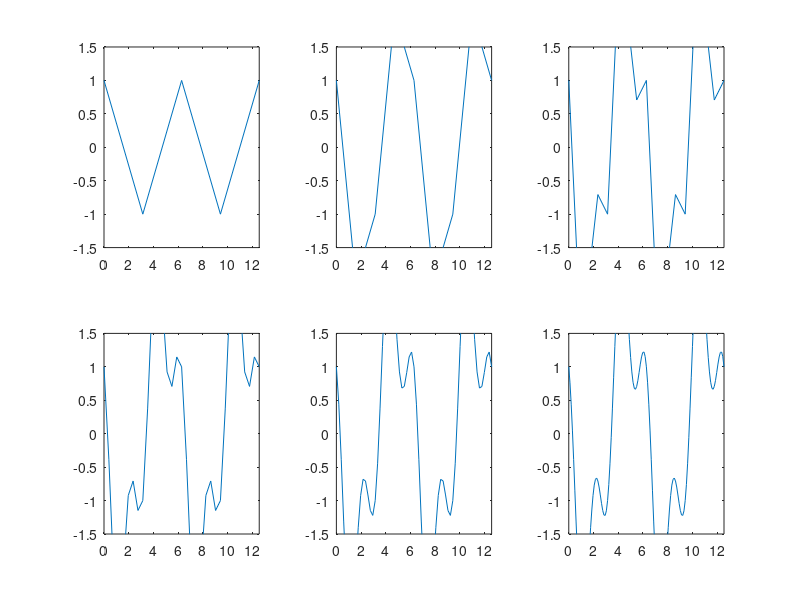
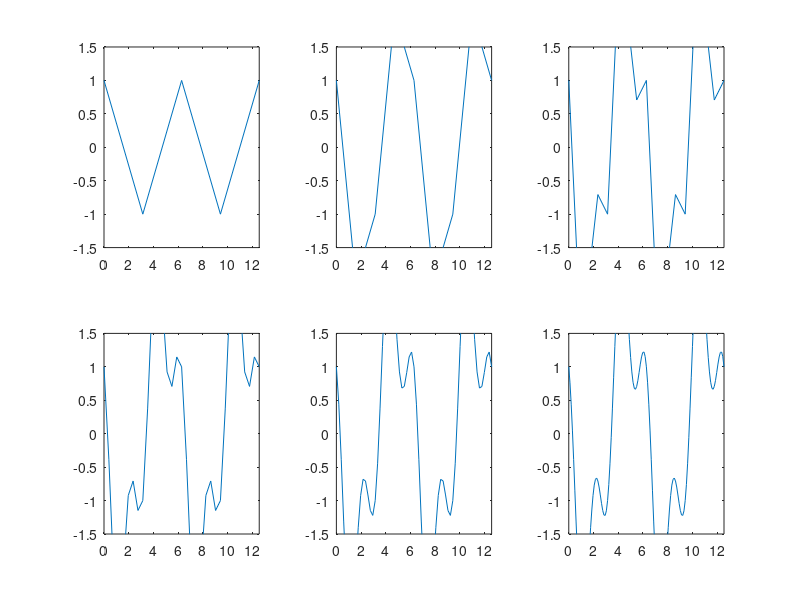
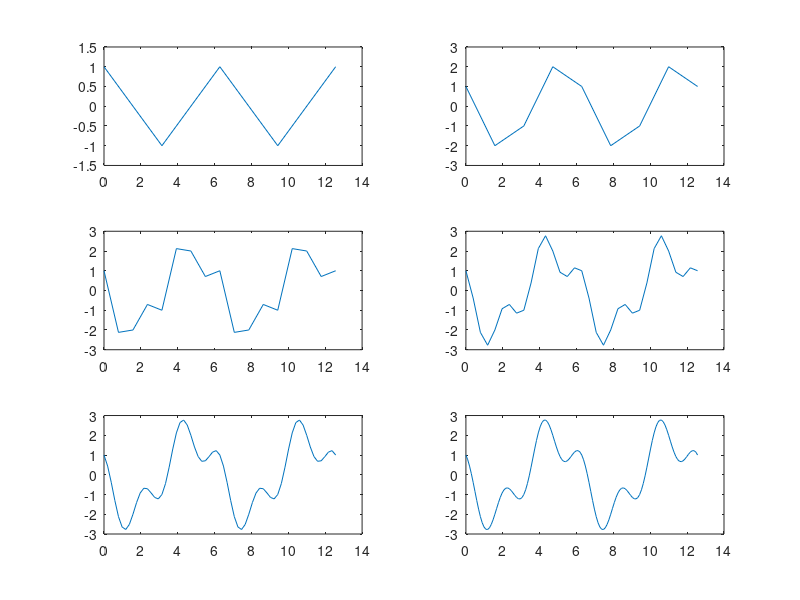

Here is the MATLAB script that generated these plots, in order:
#Tenemos el código:

for k = 1:6
  x = linspace(0, 4*pi, 2^(k+1)+1);
  subplot(2,3,k), plot(x, cos(3*x)-2*sin(x))
  axis([0, 4*pi, -1.5, 1.5])
end

print('segundaGraficaOriginal',"-deps")

#Para cada k=1,...,6 se generará un intervalo x de 0 a 4*pi, donde x 
#se fraccionará en 2^(k+1)+1 subintervalos. Observar que cuando k aumenta, la gráfica se define mejor.
#Asimismo, con el 'subplot' se crean cinco 'áreas gráficas' (dos #renglones, 3 columnas) y para cada k=1,...,6 se activa, de izquierda #a derecha y de arriba a abajo, el área k donde para esa k se imprime #el gráfico correspondiente.
#De otro lado, el 'axis' "acomoda" en el rango precisado [x1,x2,y1,y2] el gráfico #que se imprime, donde [x1,x2] es el dominio que queremos mientras que [y1,y2] es el codominio.

#¿Qué pasa si ahora tenemos 'subplot(3,2,k)'?

for k = 1:6
  x = linspace(0, 4*pi, 2^(k+1)+1);
  subplot(2,3,k), plot(x, cos(3*x)-2*sin(x))
  axis([0, 4*pi, -1.5, 1.5])
end

print('segundaGraficaSubplot',"-deps")

#Ocurre exactamente lo mismo sólo que ahora se acomodan las 6 'áreas #gráficas' en tres renglones y dos columnas.

#Finalmente, ¿qué sucede si retiramos el 'axis'?

for k = 1:6
  x = linspace(0, 4*pi, 2^(k+1)+1);
  subplot(3,2,k), plot(x, cos(3*x)-2*sin(x))
end

print('segundaGraficaAxis',"-deps")

#Las gráficas no se imprimen en un rango 'estándar' sino que el programa 'elige' en qué rango hacerlo respetando el dominio original de x.
